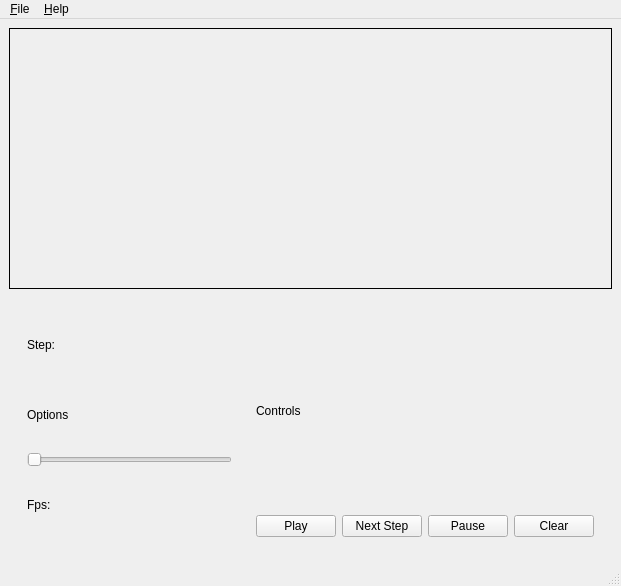
<?xml version="1.0" encoding="UTF-8"?>
<ui version="4.0">
 <class>MainWindow</class>
 <widget class="QMainWindow" name="MainWindow">
  <property name="geometry">
   <rect>
    <x>0</x>
    <y>0</y>
    <width>621</width>
    <height>586</height>
   </rect>
  </property>
  <property name="windowTitle">
   <string>MainWindow</string>
  </property>
  <widget class="QWidget" name="centralwidget">
   <layout class="QGridLayout" name="gridLayout_3">
    <item row="0" column="0">
     <widget class="QFrame" name="frame">
      <property name="frameShape">
       <enum>QFrame::Panel</enum>
      </property>
      <property name="frameShadow">
       <enum>QFrame::Plain</enum>
      </property>
     </widget>
    </item>
    <item row="1" column="0">
     <widget class="QWidget" name="panelWidget" native="true">
      <property name="minimumSize">
       <size>
        <width>482</width>
        <height>0</height>
       </size>
      </property>
      <layout class="QGridLayout" name="gridLayout_2">
       <item row="1" column="1">
        <widget class="QWidget" name="controlWidget" native="true">
         <layout class="QGridLayout" name="gridLayout">
          <item row="2" column="4">
           <widget class="QPushButton" name="clearButton">
            <property name="text">
             <string>Clear</string>
            </property>
           </widget>
          </item>
          <item row="2" column="3">
           <widget class="QPushButton" name="pauseButton">
            <property name="text">
             <string>Pause</string>
            </property>
           </widget>
          </item>
          <item row="0" column="0">
           <widget class="QLabel" name="controlsLabel">
            <property name="text">
             <string>Controls</string>
            </property>
           </widget>
          </item>
          <item row="2" column="2">
           <widget class="QPushButton" name="stepButton">
            <property name="text">
             <string>Next Step</string>
            </property>
           </widget>
          </item>
          <item row="2" column="0">
           <widget class="QPushButton" name="playButton">
            <property name="text">
             <string>Play</string>
            </property>
           </widget>
          </item>
         </layout>
        </widget>
       </item>
       <item row="1" column="0">
        <widget class="QWidget" name="optionWidget" native="true">
         <layout class="QVBoxLayout" name="verticalLayout_3">
          <item>
           <widget class="QLabel" name="label">
            <property name="text">
             <string>Step:</string>
            </property>
           </widget>
          </item>
          <item>
           <widget class="QLabel" name="optionsLabel">
            <property name="text">
             <string>Options</string>
            </property>
           </widget>
          </item>
          <item>
           <widget class="QSlider" name="speedSlider">
            <property name="maximum">
             <number>30</number>
            </property>
            <property name="orientation">
             <enum>Qt::Horizontal</enum>
            </property>
           </widget>
          </item>
          <item>
           <widget class="QLabel" name="speedLabel">
            <property name="text">
             <string>Fps:</string>
            </property>
           </widget>
          </item>
         </layout>
        </widget>
       </item>
      </layout>
     </widget>
    </item>
   </layout>
  </widget>
  <widget class="QMenuBar" name="menubar">
   <property name="geometry">
    <rect>
     <x>0</x>
     <y>0</y>
     <width>621</width>
     <height>22</height>
    </rect>
   </property>
   <widget class="QMenu" name="menuFile">
    <property name="title">
     <string>&amp;File</string>
    </property>
    <addaction name="action_Open"/>
    <addaction name="separator"/>
    <addaction name="action_Save"/>
    <addaction name="separator"/>
    <addaction name="action_Exit"/>
   </widget>
   <widget class="QMenu" name="menuHelp">
    <property name="title">
     <string>&amp;Help</string>
    </property>
    <addaction name="action_Rules"/>
    <addaction name="separator"/>
    <addaction name="action_How_to_play"/>
   </widget>
   <addaction name="menuFile"/>
   <addaction name="menuHelp"/>
  </widget>
  <widget class="QStatusBar" name="statusbar"/>
  <action name="action_Open">
   <property name="icon">
    <iconset>
     <normaloff>resources/file-open.png</normaloff>resources/file-open.png</iconset>
   </property>
   <property name="text">
    <string>&amp;Open</string>
   </property>
   <property name="toolTip">
    <string>Open existing configuration</string>
   </property>
   <property name="shortcut">
    <string>Ctrl+O</string>
   </property>
  </action>
  <action name="action_Save">
   <property name="icon">
    <iconset>
     <normaloff>resources/file-save.png</normaloff>resources/file-save.png</iconset>
   </property>
   <property name="text">
    <string>&amp;Save</string>
   </property>
   <property name="toolTip">
    <string>Save configuration</string>
   </property>
   <property name="shortcut">
    <string>Ctrl+S</string>
   </property>
  </action>
  <action name="action_Exit">
   <property name="icon">
    <iconset>
     <normaloff>resources/file-exit.png</normaloff>resources/file-exit.png</iconset>
   </property>
   <property name="text">
    <string>&amp;Exit</string>
   </property>
   <property name="shortcut">
    <string>Ctrl+E</string>
   </property>
  </action>
  <action name="action_Rules">
   <property name="icon">
    <iconset>
     <normaloff>resources/help-content.png</normaloff>resources/help-content.png</iconset>
   </property>
   <property name="text">
    <string>Rules</string>
   </property>
   <property name="toolTip">
    <string>Rules of the game</string>
   </property>
  </action>
  <action name="action_How_to_play">
   <property name="icon">
    <iconset>
     <normaloff>resources/help-content.png</normaloff>resources/help-content.png</iconset>
   </property>
   <property name="text">
    <string>How to play</string>
   </property>
  </action>
 </widget>
 <resources/>
 <connections/>
</ui>
